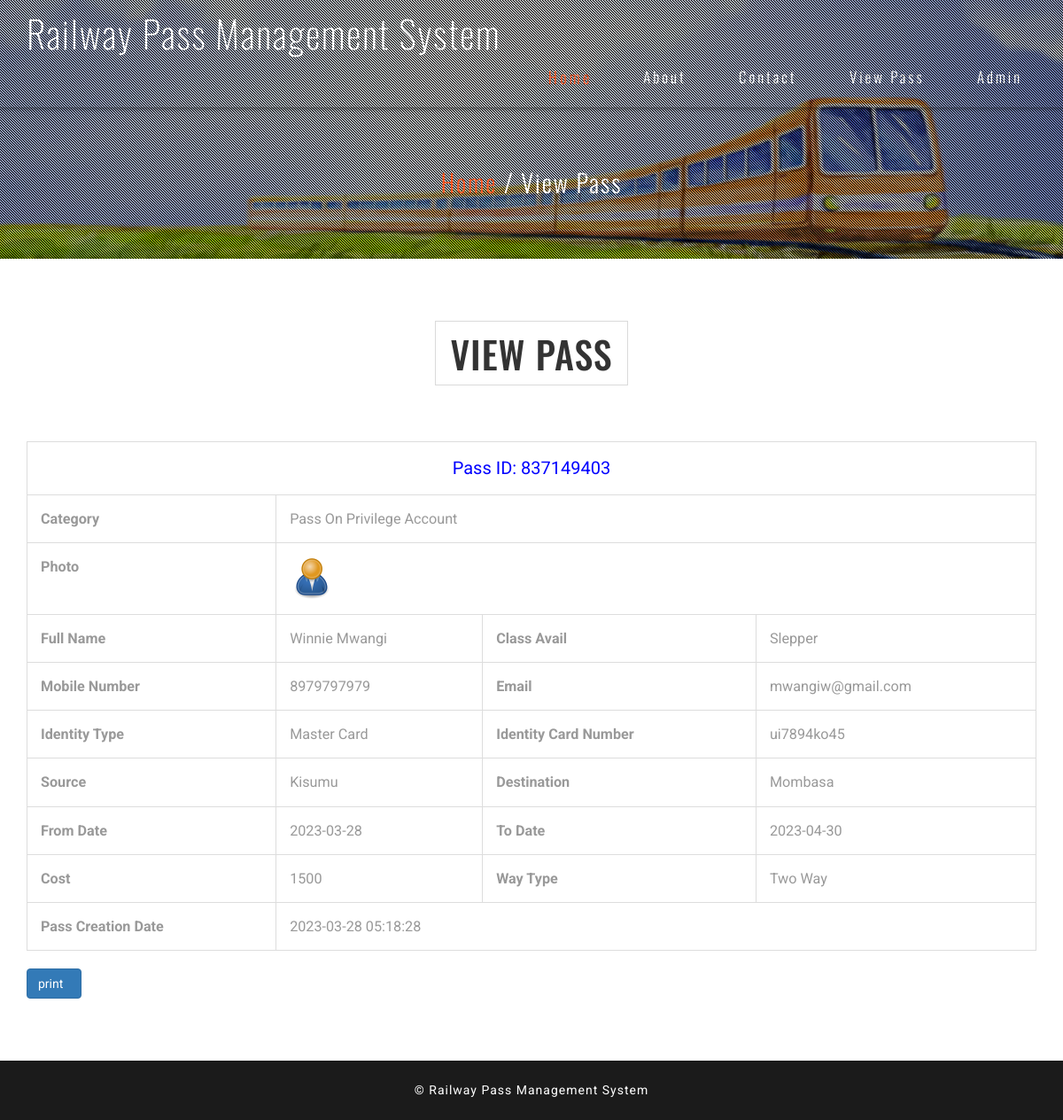
The page /rpms/view-pass-detail.php?viewid=2 on the database its author committed.
### tables this page shows
CREATE TABLE `tblpass` (
  `ID` int(10) NOT NULL,
  `PassNumber` varchar(200) DEFAULT NULL,
  `FullName` varchar(200) DEFAULT NULL,
  `ProfileImage` varchar(200) DEFAULT NULL,
  `ContactNumber` bigint(10) DEFAULT NULL,
  `Email` varchar(200) DEFAULT NULL,
  `IdentityType` varchar(200) DEFAULT NULL,
  `IdentityCardno` varchar(200) DEFAULT NULL,
  `Category` varchar(100) DEFAULT NULL,
  `Source` varchar(200) DEFAULT NULL,
  `Destination` varchar(200) DEFAULT NULL,
  `TrainClass` varchar(250) DEFAULT NULL,
  `FromDate` varchar(200) DEFAULT NULL,
  `ToDate` varchar(200) DEFAULT NULL,
  `wayType` varchar(120) DEFAULT NULL,
  `Cost` decimal(10,0) DEFAULT NULL,
  `PasscreationDate` timestamp NULL DEFAULT current_timestamp()
);

### rpms/view-pass-detail.php (the view, shortened to what this page needs)
<?php
include('includes/dbconnection.php');
?>
<!DOCTYPE html>
<html lang="en">
<head>
<link href="css/bootstrap.css" type="text/css" rel="stylesheet" media="all">
<link href="css/style.css" type="text/css" rel="stylesheet" media="all">
<link href="css/font-awesome.css" rel="stylesheet">
</head>
<body>
	<div class="agileits-banner">
		<div class="bnr-agileinfo">
			<?php include_once('includes/header.php');?>
			<div class="banner-text agileinfo about-bnrtext">
				<div class="container">
					<h2><a href="index.php">Home</a> / View Pass</h2>
				</div>
			</div>
		</div>
	</div>
	<div class="contact agileits">
		<div class="container">
			<div class="agileits-title">
				<h3>View Pass</h3>
			</div>
			<div class="contact-agileinfo">
				<div class="table-responsive" id="divToPrint">
                                 <?php
$vid=$_GET['viewid'];
$sql="SELECT * from  tblpass where ID=$vid";
$query = $dbh -> prepare($sql);
$query->execute();
$results=$query->fetchAll(PDO::FETCH_OBJ);
$cnt=1;
if($query->rowCount() > 0)
{
foreach($results as $row)
{               ?>
<table border="2" class="table table-bordered" style="font-size: 18px;" >
<tr align="center">
<td colspan="6" style="font-size:20px;color:blue">
 Pass ID: <?php  echo ($row->PassNumber);?></td></tr>
   <tr>
        <th scope>Category</th>
    <td colspan="3"><?php  echo ($row->Category);?></td>
  </tr>
  <tr>
    <th scope>Photo</th>
    <td colspan="3"><img src="admin/images/<?php  echo ($row->ProfileImage);?>" width="50" height="50"></td>
  </tr>
<tr>
    <th scope>Full Name</th>
    <td><?php  echo ($row->FullName);?></td>
    <th scope>Class Avail</th>
    <td><?php  echo ($row->TrainClass);?></td>
  </tr>
  <tr>
    <th scope>Mobile Number</th>
    <td><?php  echo ($row->ContactNumber);?></td>
    <th scope>Email</th>
    <td><?php  echo ($row->Email);?></td>
  </tr>
<tr>
    <th scope>Identity Type</th>
    <td><?php  echo ($row->IdentityType);?></td>
    <th scope>Identity Card Number</th>
    <td><?php  echo ($row->IdentityCardno);?></td>
  </tr>
  <tr>
    <th scope>Source</th>
    <td><?php  echo ($row->Source);?></td>
    <th scope>Destination</th>
    <td><?php  echo ($row->Destination);?></td>
  </tr>
<tr>
    <th scope>From Date</th>
    <td><?php  echo ($row->FromDate);?></td>
    <th scope>To Date</th>
    <td><?php  echo ($row->ToDate);?></td>
  </tr>
 <tr>
    <th scope>Cost</th>
    <td><?php  echo ($row->Cost);?></td>
    <th scope>Way Type</th>
    <td><?php  echo ($row->wayType);?></td>
  </tr>
    <tr>
    <th scope>Pass Creation Date</th>
    <td colspan="3"><?php  echo ($row->PasscreationDate);?></td>
  </tr>
   <?php $cnt=$cnt+1;}} ?>
   </table>
  <input type="button" style="padding-right: 20px" class="btn btn-primary" value="print" onclick="PrintDiv();" /></p>
                            </div>
			</div>
		</div>
	</div>
<?php include_once('includes/footer.php');?>
</body>
</html>

### rpms/css/style.css (style rules this page uses)
body { margin:0; font-family: 'Roboto', sans-serif; background: #fff; }
body a { transition: 0.5s all; -webkit-transition: 0.5s all; -moz-transition: 0.5s all; -o-transition: 0.5s all; -ms-transition: 0.5s all; text-decoration:none; outline:none; }
h1,h2,h3,h4,h5,h6 { margin:0; font-family: 'Oswald', sans-serif; }
.agileits-banner { background:url(../images/bg.jpg)no-repeat center 0px; -webkit-background-size:cover; -moz-background-size:cover; -o-background-size:cover; -ms-background-size:cover; background-size:cover; position: relative; }
.bnr-agileinfo { background: url(../images/overlay.png)rgba(0, 0, 0, 0.25) repeat 0px 0px; }
.banner-text { padding: 21em 0; }
.welcome,.services,.gallery,.team,.subscribe,.contact,.testimonials,.video,.codes { padding: 5em 0; }
.agileits-title { text-align: center; }
.agileits-title h3 { font-size: 3em; text-transform: uppercase; margin-bottom: 1.5em; display: inline-block; border: 1px solid #dadada; padding: .3em 0.4em; letter-spacing: 1px; color:#333; }
.banner-text.agileinfo.about-bnrtext { padding: 5em 0; text-align: center; }
.banner-text.agileinfo.about-bnrtext h2 { font-size: 2em; color: #fff; font-weight: 300; letter-spacing: 2px; }
.banner-text.agileinfo.about-bnrtext h2 a { color: #FF5722; display: inline-block; -webkit-transition:.5s all; -moz-transition:.5s all; -o-transition:.5s all; -ms-transition:.5s all; transition:.5s all; }
.table td, .table>tbody>tr>td, .table>tbody>tr>th, .table>tfoot>tr>td, .table>tfoot>tr>th, .table>thead>tr>td, .table>thead>tr>th { padding: 15px!important; }
.table > thead > tr > th, .table > tbody > tr > th, .table > tfoot > tr > th, .table > thead > tr > td, .table > tbody > tr > td, .table > tfoot > tr > td { font-size: 0.9em; color: #999; border-top: none !important; }
@media (max-width:1280px) { .banner-text { padding: 16em 0; } }

### rows shown on the page
tblpass: PassNumber "837149403", Category "Pass On Privilege Account", ProfileImage (picture), FullName "Winnie Mwangi", TrainClass "Slepper", ContactNumber "8979797979", Email "mwangiw@gmail.com", IdentityType "Master Card", IdentityCardno "ui7894ko45", Source "Kisumu", Destination "Mombasa", FromDate "2023-03-28", ToDate "2023-04-30", Cost "1500", wayType "Two Way", PasscreationDate "2023-03-28 05:18:28"
